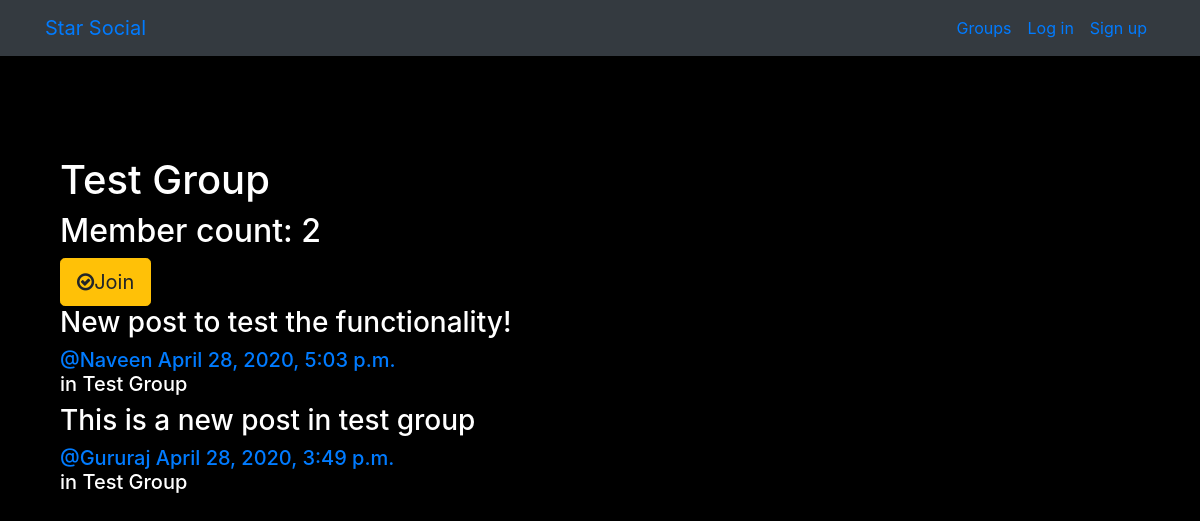
The app's page /groups/posts/in/test-group with its own data.
### groups/models.py (models this page shows, shortened)
class Group(models.Model):
    name = models.CharField(max_length=255,unique=True)
    slug = models.SlugField(allow_unicode=True,unique=True)
    description = models.TextField(blank=True,default='')
    members = models.ManyToManyField(User,through='GroupMember')
    class Meta:
        ordering = ['name']

### posts/models.py (models this page shows, shortened)
class Post(models.Model):
    user = models.ForeignKey(User,related_name='posts',on_delete=models.CASCADE)
    created_at = models.DateTimeField(auto_now=True)
    message = models.TextField()
    group = models.ForeignKey(Group,related_name='posts',null=True,blank=True,on_delete=models.CASCADE)
    class Meta:
        ordering = ['-created_at']
        unique_together = ['user','message']

### groups/views.py (the view)
# urls.py: path('posts/in/<slug>',views.SingleGroup.as_view(),name='single'),
class SingleGroup(generic.DetailView):
    model = Group

### groups/templates/groups/group_detail.html
{% extends "groups/group_base.html" %}
{% block pregroup %}
  <div class="container">
    <h1>{{group.name}}</h1>
    <h2>Member count: {{group.members.count}}</h2>
    <div class="content">
      {% if user in group.members.all %}
        <a href="{% url 'groups:leave' slug=group.slug %}"
        class="btn btn-lg btn-fill btn-warning"><span
        class="fa fa-times-circle-o"></span>Leave</a>
      {% else %}
        <a href="{% url 'groups:join' slug=group.slug %}"
        class="btn btn-lg btn-fill btn-warning"><span
        class="fa fa-check-circle-o"></span>Join</a>
      {% endif %}
    </div>
  </div>
{% endblock %}
{% block group_content %}
  <div class="col-md-8">
    {% if group.posts.count == 0 %}
      <h2>No posts in this group yet!</h2>
    {% else %}
      {% for post in group.posts.all %}
        {% include "posts/_post.html" %}
      {% endfor %}
    {% endif %}
  </div>
{% endblock %}

### groups/templates/groups/group_base.html (shortened to what this page needs)
{% extends "base.html" %}
{% block content %}
  <div class="container">
    <div class="row">
      {% block pregroup %} {% endblock %}
      {% block group_content %} {% endblock %}
    </div>
  </div>
{% endblock %}

### templates/base.html (shortened to what this page needs)
<!DOCTYPE html>
{% load static %}
<html lang="en" dir="ltr">
  <head>
    <link rel="stylesheet" href="https://stackpath.bootstrapcdn.com/bootstrap/4.4.1/css/bootstrap.min.css"
>
    <link href="https://maxcdn.bootstrapcdn.com/font-awesome/4.7.0/css/font-awesome.min.css" rel="stylesheet">
    <link rel="stylesheet" href="{% static 'SocialWebApp/css/master.css' %}">
    <link rel="stylesheet" href="{% static 'css/master.css' %}">
  </head>
  <body>
    <nav class="navbar navbar-expand-lg bg-dark mynav" role="navigation" id="navbar">
      <div class="container">
        <div class="navbar-nav align-items-center">
          <a class="navbar-brand mynav" href="{% url 'home' %}">Star Social</a>
        </div>
        <div class="navbar-nav ml-auto">
          {% if user.is_authenticated %}
            <a class="nav-item nav-link" href="{% url 'posts:create' %}" class="btn btn-simple">Post</a>
            <a class="nav-item nav-link" href="{% url 'groups:all' %}" class="btn btn-simple">Groups</a>
            <a class="nav-item nav-link" href="{% url 'groups:create' %}" class="btn btn-simple">Create Group</a>
            <a class="nav-item nav-link" href="{% url 'accounts:logout' %}" class="btn btn-simple">Log out</a>
          {% else %}
            <a class="nav-item nav-link" href="{% url 'groups:all' %}"class="btn btn-simple">Groups</a>
            <a class="nav-item nav-link" href="{% url 'accounts:login' %}" class="btn btn-simple">Log in</a>
            <a class="nav-item nav-link" href="{% url 'accounts:signup' %}" class="btn btn-simple">Sign up</a>
          {% endif %}
        </div>
      </div>
    </nav>
    <div class="container mycontent">
      {% block content %}
      {% endblock %}
    </div>
  </body>
</html>

### posts/templates/posts/_post.html (shortened to what this page needs)
<div class="media">
  <div class="media-body">
    <h3>{{ post.message|safe }}</h3>
    <h5 class="media-heading">
      <span class="username">
        <a href="{% url 'posts:for_user' username=post.user.username %}">@{{post.user.username}}</a>
      </span>
      <time class="time">
        <a href="{% url 'posts:single' username=post.user.username pk=post.pk %}">
          {{post.created_at}}
        </a>
      </time>
      <br>
      {% if post.group %}
        <span class="group-name">in {{ post.group.name }}</span>
      {% endif %}
    </h5>
  </div>
</div>

### static/socialwebapp/css/master.css (style rules this page uses)
body { margin: 0; overflow: hidden; background-color: black; color:white; }

### static/css/master.css (style rules this page uses)
.mycontent { padding-top: 100px; }
html, body { height: 100%; width: 100%; overflow: hidden; background: black; margin: 0; }

### records on screen
Group: name "Test Group", members.count "2"
Post: message "New post to test the functionality!", user.username "Naveen", created_at "April 28, 2020, 5:03 p.m.", group.name "Test Group"
Post: message "This is a new post in test group", user.username "Gururaj", created_at "April 28, 2020, 3:49 p.m.", group.name "Test Group"
